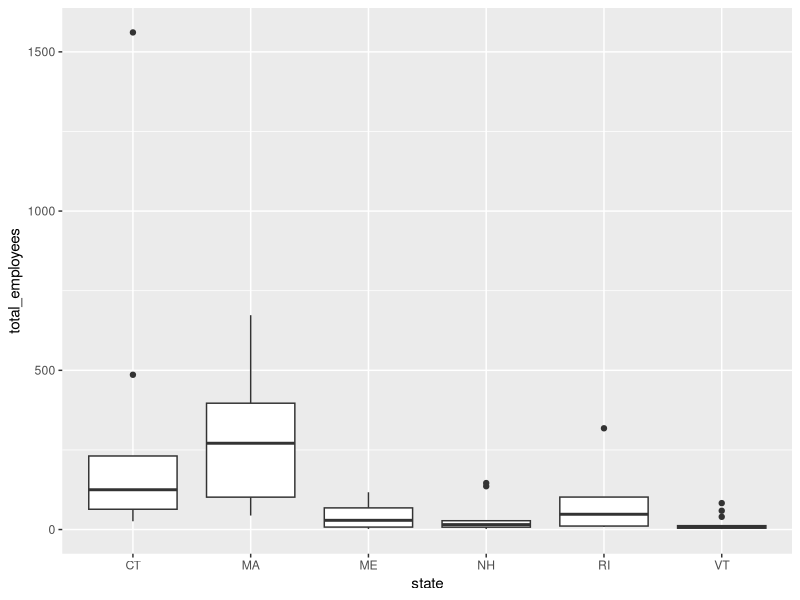
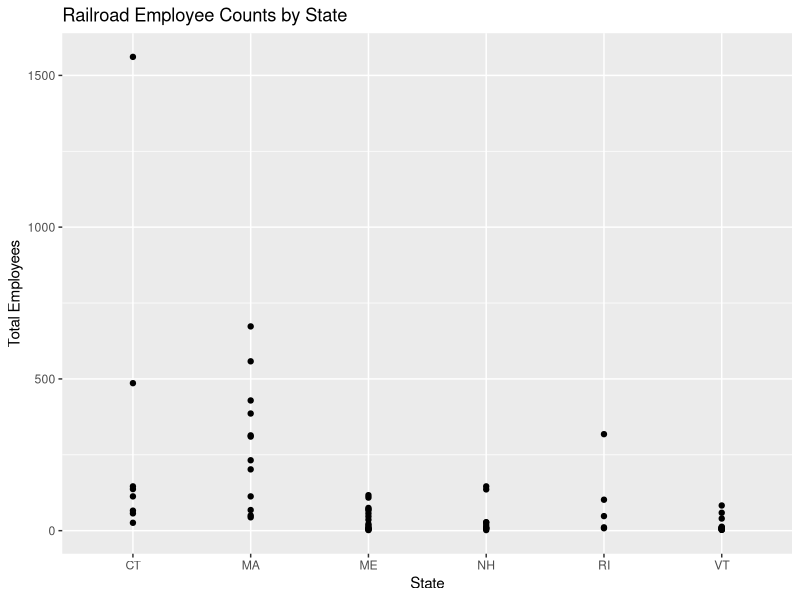
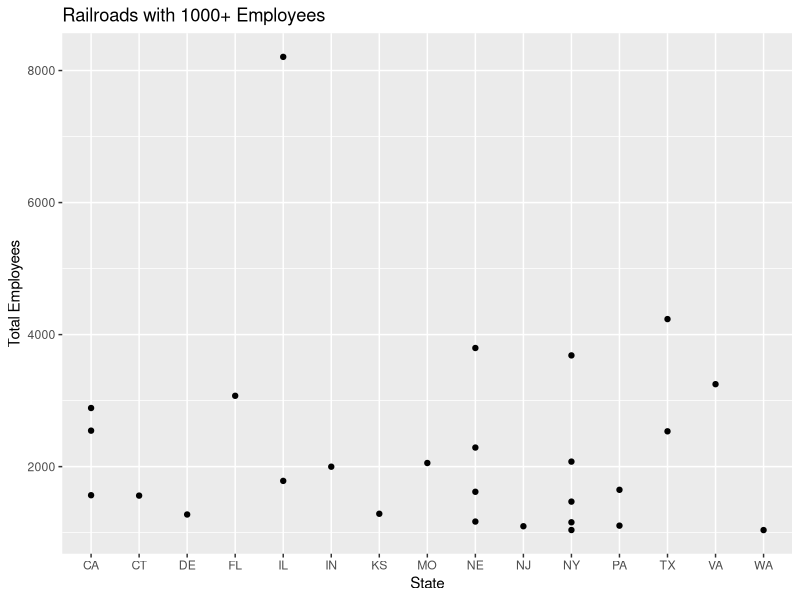

Reproduce these figures in R, in order.
## ---- chunk 1
knitr::opts_chunk$set(echo = TRUE)

library("tidyverse")
library("readr")
library("ggplot2")
library("dplyr")
knitr::opts_chunk$set(fig.width = 5, fig.asp = 1/3)

## ---- chunk 2
data<-read.csv("../../_data/railroad_2012_clean_county.csv")

#Head
head(data)
#Tail
tail(data)
#Dimensions
dim(data)
#Column Names
colnames(data)

## ---- chunk 3
#Average of Railroad Employees for complete dataset
summarise(data,avg=mean(total_employees))

#Count of Railroads by State
count(data,state)

#Average of Employees per Railroad in each State
data %>%
  group_by(state) %>%
  summarise(avg=mean(total_employees))

## ---- chunk 4
#Percentage of Railroads by State
#Confirm I understand this correctly
data%>%
  select(state)%>%
  table()%>%
  prop.table()*100
## ---- chunk 5
#Filter out large railroads
filter(data,total_employees>=1000)

#Reassign large railroads
large_railroads<- filter(data,total_employees>=1000)

#Head
head(large_railroads)

#Count
count(large_railroads)

#Arrange by Total Employees 
arrange(large_railroads, desc(total_employees), state, county)

## ---- chunk 6
#Large Railroads (1000+ employees)are located in these counties/states
select(large_railroads,"state", "county")
## ---- chunk 7
#Created subset of data that is just New England states, rename that group "new_england"
new_england <- filter(data, state %in% c("NH", "VT", "CT", "MA", "RI", "ME"))

#Average number of employees per railroad based on New England States only
summarise(new_england, avg=mean(total_employees))

#Count of railroads by state and then by county for New England States only
count(new_england,state)
count(new_england,county)

#Average number of employees per railroad per state
new_england %>%
  group_by(state) %>%
  summarise(avg=mean(total_employees))

## ---- chunk 8
#This is not pretty, I'd like to revisit using ranges
xtabs(~total_employees + state,new_england)
## ---- chunk 9
#Boxplot for New England States
ggplot(new_england,aes(state,total_employees))+geom_boxplot()
## ---- chunk 10
#Geompoints for New England States
ggplot(new_england,aes(state,total_employees))+
  geom_point()+
  geom_smooth()+
  labs(title = "Railroad Employee Counts by State", y = "Total Employees", x = "State") 

#Unfinished
#ggplot(data=new_england)+
  #geom_point(mapping=aes(x=county, y=total_employees))+
  
## ---- chunk 11
#Geomplot for New England States with County filled (Two Ways)
#ggplot(new_england,aes(state, fill=county))+ geom_bar()+
  #theme_bw()+
  #labs(title="New England States Railroad Employee Counts by State and County", y="Number of Employees", x= "State")

#ggplot(data=new_england)+
  #geom_bar(mapping=aes(x=state, fill=county))
  #theme_bw()+
  #labs(title="New England States Railroad Employee Counts by State and County", y="Number of Employees", x= "State")

#Removed Code, Very Messy for Now
## ---- chunk 12
ggplot(data=large_railroads)+
  geom_point(mapping=aes(x=state, y=total_employees))+
  labs(title = "Railroads with 1000+ Employees", y = "Total Employees", x = "State") 

## ---- chunk 13
#rename()

#case_when()

#relocate()

#across()/c_across()

#pivot_longer()/pivot_wider()

#purrr::map()

#lapply()

